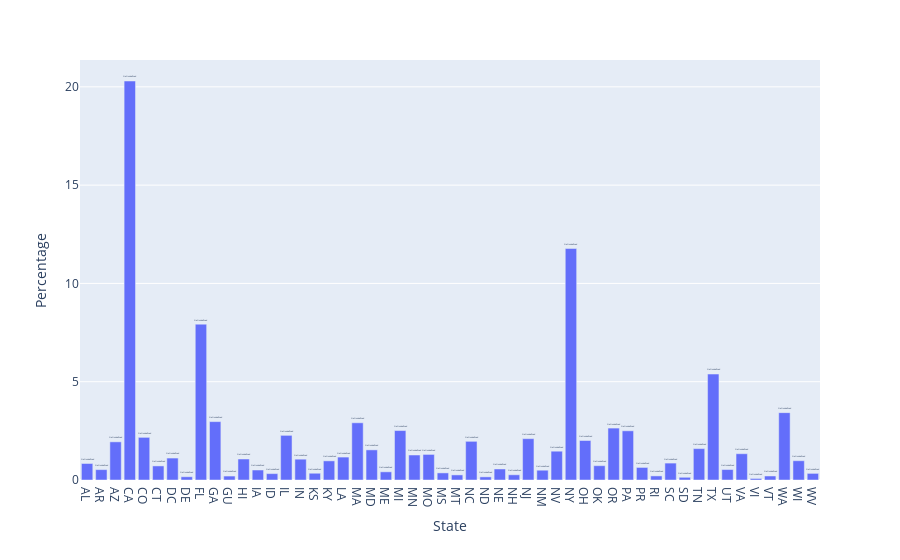

The code cell stored with this chart in its notebook:
### Markdown cell above
# Percentage of Homelessness and State

### Code cell
fig = px.bar(pop_by_state_sum_percentage_measure, y=pop_by_state_sum_percentage_measure['Percentage'], x='State', text='State')
fig.update_traces(texttemplate='%{text:.2s}', textposition='outside')
fig.show()

### Figure 1 — Plotly figure (JSON) as saved in the notebook; plotly's stock layout.template omitted (floating-point values rounded to 4 significant figures)
{"data": [{"alignmentgroup": "True", "hovertemplate": "State=%{text}<br>Percentage=%{y}<extra></extra>", "legendgroup": "", "marker": {"color": "#636efa", "pattern": {"shape": ""}}, "name": "", "offsetgroup": "", "orientation": "v", "showlegend": false, "text": ["AL", "AR", "AZ", "CA", "CO", "CT", "DC", "DE", "FL", "GA", "GU", "HI", "IA", "ID", "IL", "IN", "KS", "KY", "LA", "MA", "MD", "ME", "MI", "MN", "MO", "MS", "MT", "NC", "ND", "NE", "NH", "NJ", "NM", "NV", "NY", "OH", "OK", "OR", "PA", "PR", "RI", "SC", "SD", "TN", "TX", "UT", "VA", "VI", "VT", "WA", "WI", "WV"], "textposition": "outside", "texttemplate": "%{text:.2s}", "type": "bar", "x": ["AL", "AR", "AZ", "CA", "CO", "CT", "DC", "DE", "FL", "GA", "GU", "HI", "IA", "ID", "IL", "IN", "KS", "KY", "LA", "MA", "MD", "ME", "MI", "MN", "MO", "MS", "MT", "NC", "ND", "NE", "NH", "NJ", "NM", "NV", "NY", "OH", "OK", "OR", "PA", "PR", "RI", "SC", "SD", "TN", "TX", "UT", "VA", "VI", "VT", "WA", "WI", "WV"], "xaxis": "x", "y": [0.84, 0.528, 1.941, 20.3, 2.169, 0.716, 1.116, 0.165, 7.928, 2.97, 0.201, 1.068, 0.508, 0.325, 2.271, 1.059, 0.344, 0.973, 1.166, 2.91, 1.532, 0.416, 2.515, 1.271, 1.301, 0.361, 0.259, 1.967, 0.159, 0.561, 0.265, 2.103, 0.498, 1.465, 11.78, 2.009, 0.728, 2.641, 2.503, 0.639, 0.208, 0.86, 0.138, 1.597, 5.389, 0.532, 1.337, 0.078, 0.204, 3.427, 0.981, 0.336], "yaxis": "y"}], "layout": {"barmode": "relative", "legend": {"tracegroupgap": 0}, "margin": {"t": 60}, "xaxis": {"anchor": "y", "domain": [0, 1], "title": {"text": "State"}}, "yaxis": {"anchor": "x", "domain": [0, 1], "title": {"text": "Percentage"}}}}
